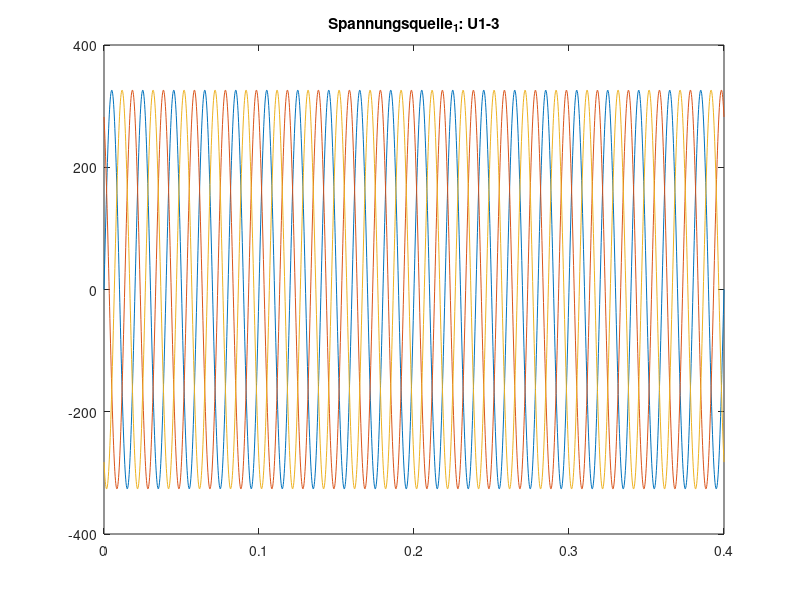
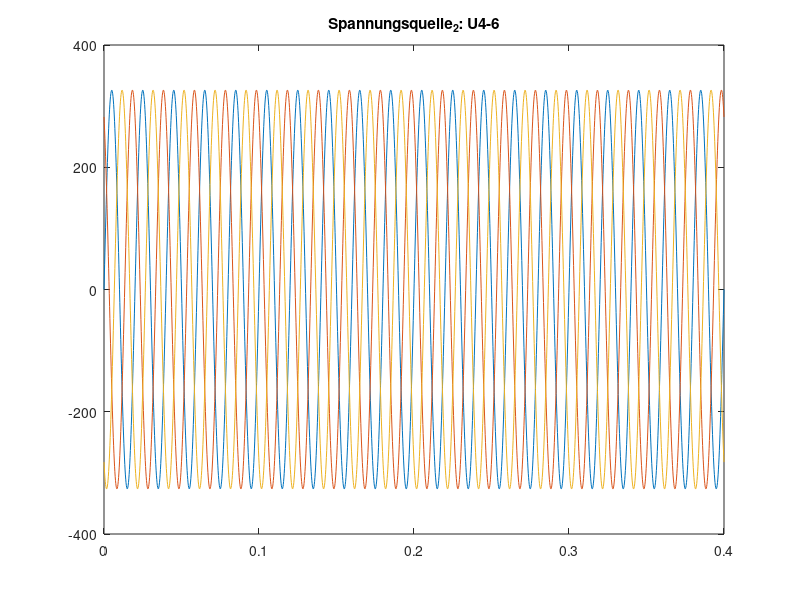
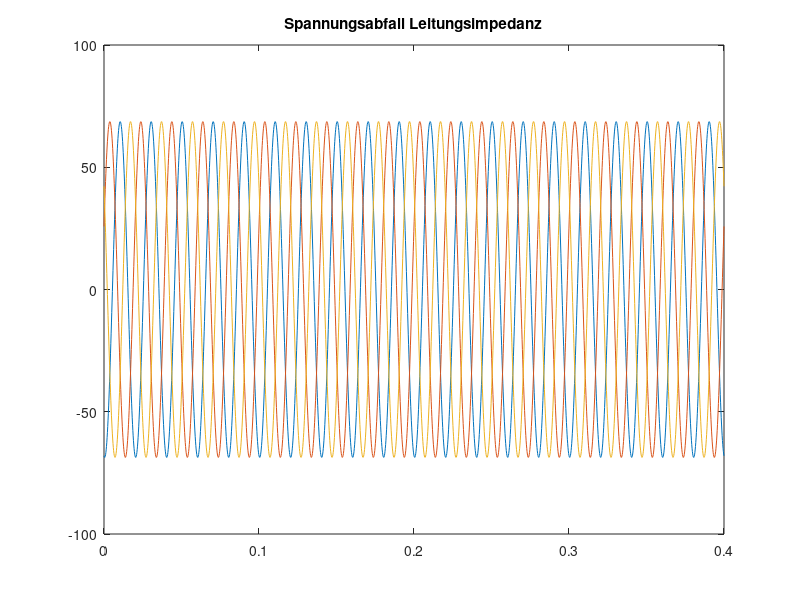

Write the MATLAB code that produced these figures, in order. (Note: this script raises an error after producing the figures.)
% A. Engler, Vorlesung FHV, 30.04.2016
% Skript: erzeugt Zeit- und Spannungssystem
%%%%%%%%%%%%%%%%%%%%%%%%%%%%%%%%%%%%%%%%%%%%%
% Konstanten
TEND=0.4			% [s] Berechnungsdauer
SAMPLES=2000	% [1]	Anzahl der St�tzstellen
F=50				% [1/s] Netzfrequenz
U1P=326			% [V] Spitzenspannung
U2P=326			% [V] Spitzenspannung
U3P=326			% [V] Spitzenspannung
OMEGA=2*pi*F	% [1/s] Kreisfrequenz Netz
%%%%%%%%%%%%%%%%%%%%%%%%%%%%%%%%%%%%%%%%%%%%%

t=linspace(0,TEND,SAMPLES);		% Zeitbasis

% Spannungsquelle 1
u1=U1P*sin(OMEGA*t);
u2=U2P*sin(OMEGA*t+(2*pi/3));
u3=U3P*sin(OMEGA*t+(4*pi/3));
h1=figure;
plot(t,u1,t,u2,t,u3),title('Spannungsquelle_1: U1-3')

% Spannungsquelle 2
%%%%%%%%%%%%%%%%%%%%%%%%%%%%%%%%%%%%%%%%%%%%%
K1=1.05										% �nderung Spannung
K2=1.05										% �nderung Spannung
K3=1.05										% �nderung Spannung
PHI1=0.2										% �nderung Winkel
PHI2=0.2										% �nderung Winkel
PHI3=0.2										% �nderung Winkel
u4=K1*U1P*sin(OMEGA*t+PHI1);
u5=K2*U2P*sin(OMEGA*t+(2*pi/3)+PHI2);
u6=K3*U3P*sin(OMEGA*t+(4*pi/3)+PHI3);
h2=figure;
plot(t,u1,t,u2,t,u3),title('Spannungsquelle_2: U4-6')

% Spannungsabfall �ber Leitungsimpedanz
%%%%%%%%%%%%%%%%%%%%%%%%%%%%%%%%%%%%%%%%%%%%%
delta_u1= u1 - u4;
delta_u2= u2 - u5;
delta_u3= u3 - u6;
h3=figure;
plot(t,delta_u1,t,delta_u2,t,delta_u3),title('Spannungsabfall Leitungsimpedanz')


%%%%%%%%%%%%%%%% EOF
stromber
alpha_beta
leistung